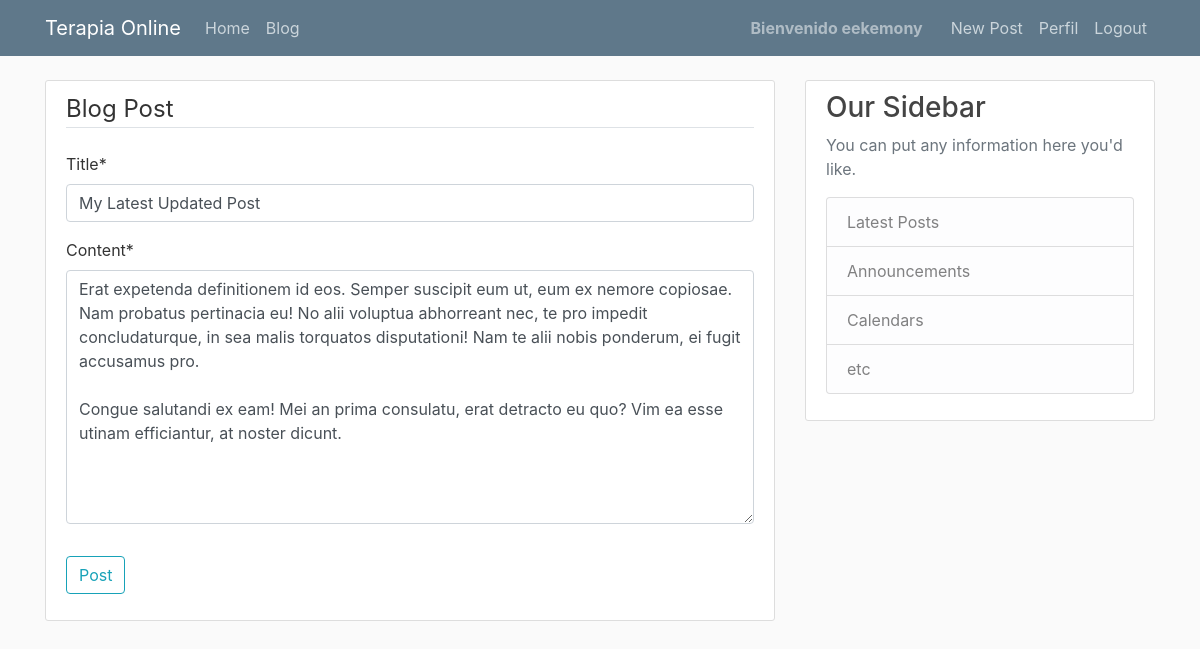
The page /blog/post/86/update/ (signed in) on the database its author committed.
### blog/models.py (models this page shows, shortened)
class Post(models.Model):
    title = models.CharField(max_length=100)
    content = models.TextField()
    date_posted = models.DateTimeField(default=timezone.now)
    author = models.ForeignKey(User, on_delete=models.CASCADE)
    def get_absolute_url(self):
        return reverse('blog:post-detalle', kwargs={"pk": self.pk})
    """
    In Django, the get_absolute_url method is used to get the canonical URL for an object. It tells Django how to calculate the URL for an object. In your Post model, the get_absolute_url method is using the reverse function to return the URL for the detail view of the post.

    The reverse function in Django is used to generate URLs by reversing the URL patterns defined in your urls.py. It takes a URL pattern name as its first argument and any arguments for the URL pattern as keyword arguments. In your case, reverse('post-detail', kwargs={'pk': self.pk}) is generating a URL for the post-detail view, passing the posts primary key (self.pk) as an argument.

    On the other hand, redirect is a function that returns an HttpResponseRedirect to the appropriate URL for the arguments passed. It can take a model, view name, or URL as its argument, and it will use get_absolute_url if a model is passed.

    So, the main difference between redirect and reverse is that redirect actually sends a redirect response to the user, while reverse simply calculates a URL. You would use reverse when you want to calculate a URL to use elsewhere in your code, and redirect when you want to send the user to a different page in response to an action (like creating a new post).
    """

### blog/views.py (the view, shortened to what this page needs)
# urls.py: path('post/<int:pk>/update/', PostUpdateView.as_view(), name='post-update'),
class PostUpdateView(LoginRequiredMixin, UserPassesTestMixin, UpdateView):
    model = Post
    fields = ['title', 'content']
    def test_func(self) -> bool | None:
        post = self.get_object() # Getting the post that we are trying to update. It will return a pk.
        if self.request.user == post.author: # Checking if the current (logged in) user is the author of the post.
            return True
        return False

### blog/templates/blog/post_form.html (shortened to what this page needs)
{% extends "main/base.html" %}
{% load crispy_forms_tags %}
{% block contenido %}
    <div class="content-section">
        <form method="POST">
            <fieldset class="form-group">
                <legend class="border-bottom mb-4">Blog Post</legend>
            {{ form|crispy }}
            </fieldset>
            <div class="form-group">
            <button type="submit" class="btn btn-outline-info">Post</button>
            </div>
        </form>
    </div>
{% endblock contenido %}

### main/templates/main/base.html (shortened to what this page needs)
{% load static %}
<!DOCTYPE html>
<html lang="en">
<head>
    <link rel="stylesheet" href="https://cdn.jsdelivr.net/npm/bootstrap@4.6.2/dist/css/bootstrap.min.css">
    <link rel="stylesheet" type="text/css" href="{% static 'main/main.css' %}">
</head>
<body>
    <header class="site-header">
        <nav class="navbar navbar-expand-lg navbar-dark bg-steel fixed-top">
            <div class="container">
                <a class="navbar-brand mr4" href="{% url 'main:casa' %}">Terapia Online</a>
                <div class="collapse navbar-collapse" id="navbarToggle">
                    <div class="navbar-nav mr-auto">
                        <a class="nav-link" href="{% url 'main:casa' %}">Home</a>
                        <a class="nav-link" href="{% url 'blog:post-list' %}">Blog</a>
                    </div>
                    <div class="navbar-nav">
                        {% if user.is_authenticated %}
                            <span class="navbar-text usuario">Bienvenido {{user.username}}</span>
                            <a class="nav-link" href="{% url 'blog:post-nuevo' %}">New Post</a>
                            <a class="nav-link" href="{% url 'users:perfil' %}">Perfil</a>
                            <a class="nav-link" href="{% url 'users:logout' %}">Logout</a>
                        {% else %}
                            <a class="nav-link" href="{% url 'users:login' %}">Login</a>
                            <a class="nav-link" href="{% url 'users:registro' %}">Registrarse</a>
                        {% endif %}
                    </div>
                </div>
            </div>
        </nav>
    </header>
    <main class="container">
        <div class="row">
            <div class="col-md-8">
                {% block contenido %}{% endblock %}
            </div>
            <div class="col-md-4">
                <div class="content-section">
                    <h3>Our Sidebar</h3>
                    <p class='text-muted'>You can put any information here you'd like.
                    <ul class="list-group">
                        <li class="list-group-item list-group-item-light">Latest Posts</li>
                        <li class="list-group-item list-group-item-light">Announcements</li>
                        <li class="list-group-item list-group-item-light">Calendars</li>
                        <li class="list-group-item list-group-item-light">etc</li>
                    </ul>
                    </p>
                </div>
            </div>
        </div>
    </main>
</body>
</html>

### main/static/main/main.css (style rules this page uses)
body { background: #fafafa; color: #333333; margin-top: 5rem; }
h1, h2, h3, h4, h5, h6 { color: #444444; }
ul { margin: 0; }
.bg-steel { background-color: #5f788a; }
.site-header .navbar-nav .nav-link { color: #cbd5db; }
.content-section { background: #ffffff; padding: 10px 20px; border: 1px solid #dddddd; border-radius: 3px; margin-bottom: 20px; }
.usuario { margin-right: 20px; font-weight: bold; }

### rows shown on the page
Post: title "My Latest Updated Post", content "Erat expetenda definitionem id eos. Semper suscipit eum ut, eum ex nemore copiosae. Nam probatus pertinacia eu! No alii voluptua abhorreant nec, te pro impedit concludaturque, in sea malis torquatos disputationi! Nam te alii nobis ponderum, ei fugit accusamus pro. Congue salutandi ex eam! Mei an prima consulatu, erat detracto eu quo? Vim ea esse utinam efficiantur, at noster dicunt."

### other values the page prints
{{ user.username }} "eekemony"
